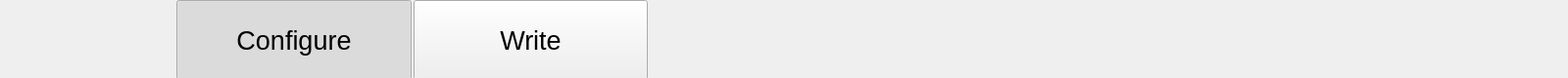
   <widget class="QFrame" name="top_bar">
    <property name="geometry">
     <rect>
      <x>0</x>
      <y>0</y>
      <width>1600</width>
      <height>80</height>
     </rect>
    </property>
    <property name="styleSheet">
     <string notr="true">QFrame {
	border:2px
}</string>
    </property>
    <property name="frameShape">
     <enum>QFrame::StyledPanel</enum>
    </property>
    <property name="frameShadow">
     <enum>QFrame::Raised</enum>
    </property>
    <widget class="QWidget" name="horizontalLayoutWidget_5">
     <property name="geometry">
      <rect>
       <x>180</x>
       <y>0</y>
       <width>481</width>
       <height>82</height>
      </rect>
     </property>
     <layout class="QHBoxLayout" name="nav">
      <property name="spacing">
       <number>2</number>
      </property>
      <item>
       <widget class="QPushButton" name="nav_configure">
        <property name="sizePolicy">
         <sizepolicy hsizetype="Expanding" vsizetype="Expanding">
          <horstretch>0</horstretch>
          <verstretch>0</verstretch>
         </sizepolicy>
        </property>
        <property name="maximumSize">
         <size>
          <width>16777215</width>
          <height>16777215</height>
         </size>
        </property>
        <property name="font">
         <font>
          <pointsize>20</pointsize>
         </font>
        </property>
        <property name="styleSheet">
         <string notr="true"/>
        </property>
        <property name="text">
         <string>Configure</string>
        </property>
        <property name="checkable">
         <bool>true</bool>
        </property>
        <property name="checked">
         <bool>true</bool>
        </property>
       </widget>
      </item>
      <item>
       <widget class="QPushButton" name="nav_write">
        <property name="sizePolicy">
         <sizepolicy hsizetype="Expanding" vsizetype="Expanding">
          <horstretch>0</horstretch>
          <verstretch>0</verstretch>
         </sizepolicy>
        </property>
        <property name="maximumSize">
         <size>
          <width>16777215</width>
          <height>16777215</height>
         </size>
        </property>
        <property name="font">
         <font>
          <pointsize>20</pointsize>
         </font>
        </property>
        <property name="styleSheet">
         <string notr="true"/>
        </property>
        <property name="text">
         <string>Write</string>
        </property>
        <property name="checkable">
         <bool>true</bool>
        </property>
       </widget>
      </item>
     </layout>
    </widget>
    <widget class="QLabel" name="label">
     <property name="geometry">
      <rect>
       <x>0</x>
       <y>0</y>
       <width>80</width>
       <height>80</height>
      </rect>
     </property>
     <property name="text">
      <string/>
     </property>
     <property name="pixmap">
      <pixmap>data/images/avante-note.png</pixmap>
     </property>
    </widget>
   </widget>
